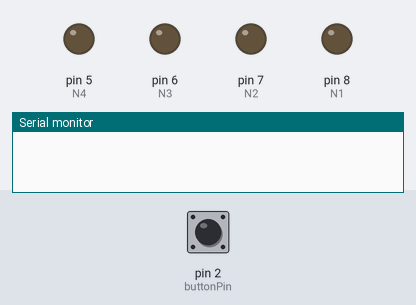
Bench run of a sketch on a simulated Arduino Uno, built with avr-gcc and run on an emulated ATmega328P. Parts: output pins drawn as LEDs (lit = HIGH), the last lines printed to the serial monitor. Dashed ring = blinking. Inputs (shaded band) come from the test bench; at power-on: pin 2 (buttonPin) HIGH.

Above: at 1.8 s.
1.9 s: pin 2 (buttonPin) pulled LOW for 3.2 s
At 6.2 s:
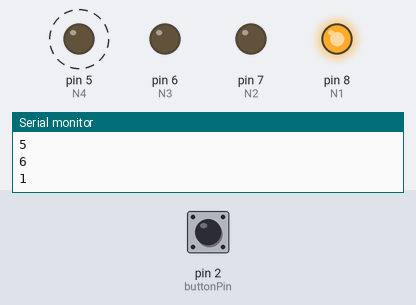
6.6 s: pin 2 (buttonPin) pulled LOW for 0.6 s
At 7.9 s:
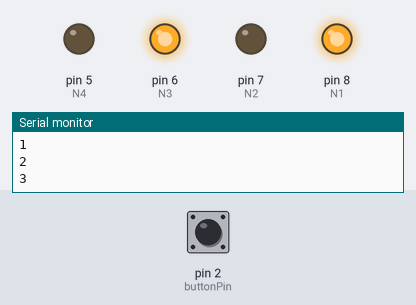
8.7 s: pin 2 (buttonPin) pulled LOW for 1 s
At 9.5 s:
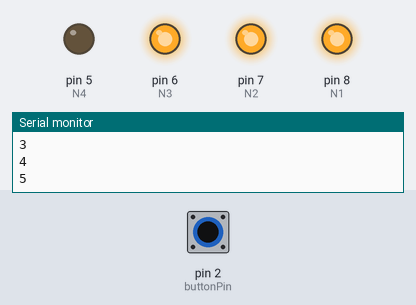
Timing chart, 0 to 11.7 s (numbered marks = the images above; inputs shaded):
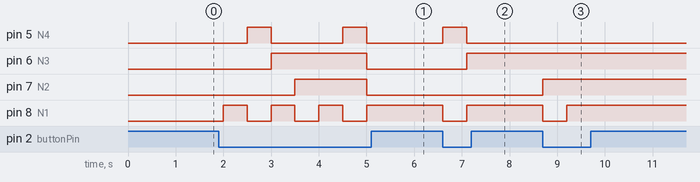

The sketch:

DAU_1.ino
```cpp
/**********************************************************************************
**                                                                               **
**                            Dau de LEDs                                        **
**                             SEQUENCIA                                         **
**                                                                               **
**********************************************************************************/

//********** Includes *************************************************************

//********** Variables ************************************************************

const int N4=5;               // donar nom al pin 5 de l’Arduino
const int N3=6;               // donar nom al pin 6 de l’Arduino
const int N2=7;               // donar nom al pin 7 de l’Arduino
const int N1=8;               // donar nom al pin 8 de l’Arduino
const int buttonPin = 2;
int buttonState = LOW;       // variable per llegir l'estat del polsador
int buttonPushCounter = 0;
unsigned long TEMPS = 500;   // es queden leds 500ms encesos

//********** Setup ****************************************************************
void setup()
{
   pinMode(N4, OUTPUT);
   pinMode(N3, OUTPUT);
   pinMode(N2, OUTPUT);
   pinMode(N1, OUTPUT);
   pinMode(buttonPin, INPUT);
   Serial.begin(9600);
}

//********** loop *****************************************************************
void loop() {

  buttonState = digitalRead(buttonPin);
  if (buttonState == LOW)
{
  buttonPushCounter = buttonPushCounter + 1;
  if (buttonPushCounter == 1 )
{
// 1
  Serial.println(buttonPushCounter);
  digitalWrite(N4, LOW);
  digitalWrite(N3, LOW);
  digitalWrite(N2, LOW);
  digitalWrite(N1, HIGH);

  delay(TEMPS);             // es queden leds 500ms encesos
}
    else if (buttonPushCounter == 2 )
{
// 2

  Serial.println(buttonPushCounter);
  digitalWrite(N4, HIGH);
  digitalWrite(N3, LOW);
  digitalWrite(N2, LOW);
  digitalWrite(N1, LOW);

  delay(TEMPS);             // es queden leds 500ms encesos
}
    else if (buttonPushCounter == 3 )
{
// 3

  Serial.println(buttonPushCounter);
  digitalWrite(N4, LOW);
  digitalWrite(N3, HIGH);
  digitalWrite(N2, LOW);
  digitalWrite(N1, HIGH);

  delay(TEMPS);             // es queden leds 500ms encesos
}
    else if (buttonPushCounter == 4 )
{
// 4

  Serial.println(buttonPushCounter);
  digitalWrite(N4, LOW);
  digitalWrite(N3, HIGH);
  digitalWrite(N2, HIGH);
  digitalWrite(N1, LOW);

  delay(TEMPS);             // es queden leds 500ms encesos
}
    else if (buttonPushCounter == 5 )
{
// 5

  Serial.println(buttonPushCounter);
  digitalWrite(N4, LOW);
  digitalWrite(N3, HIGH);
  digitalWrite(N2, HIGH);
  digitalWrite(N1, HIGH);

  delay(TEMPS);             // es queden leds 500ms encesos
}
    else if (buttonPushCounter == 6 )
{
// 6
  Serial.println(buttonPushCounter);
  digitalWrite(N4, HIGH);
  digitalWrite(N3, HIGH);
  digitalWrite(N2, HIGH);
  digitalWrite(N1, LOW);

  delay(TEMPS);             // es queden leds 500ms encesos
}
    else
{
buttonPushCounter = 0 ;
}
}
    else if (buttonPushCounter == 0 )
{
  digitalWrite(N4, LOW);
  digitalWrite(N3, LOW);
  digitalWrite(N2, LOW);
  digitalWrite(N1, LOW);

  delay(TEMPS);             // es queden leds 500ms encesos
}

}
```

Measured:
- after the input at 1.9 s, pin 5 (N4): alternates HIGH for 0.50 s and LOW for 1.5 s, starting after 0.60 s; pin 6 (N3): LOW → HIGH after 1.1 s, → LOW 2.0 s later; pin 7 (N2): LOW → HIGH after 1.6 s, → LOW 1.5 s later; pin 8 (N1): alternates HIGH for 0.50 s and LOW for 0.50 s, 7 changes in all, then stays HIGH, starting after 0.10 s
- after the input at 6.6 s, pin 5 (N4): LOW → HIGH at once, → LOW 0.50 s later; pin 6 (N3): LOW → HIGH after 0.50 s; pin 8 (N1): HIGH → LOW at once, → HIGH 0.50 s later
- after the input at 8.7 s, pin 7 (N2): LOW → HIGH at once; pin 8 (N1): HIGH → LOW at once, → HIGH 0.50 s later
